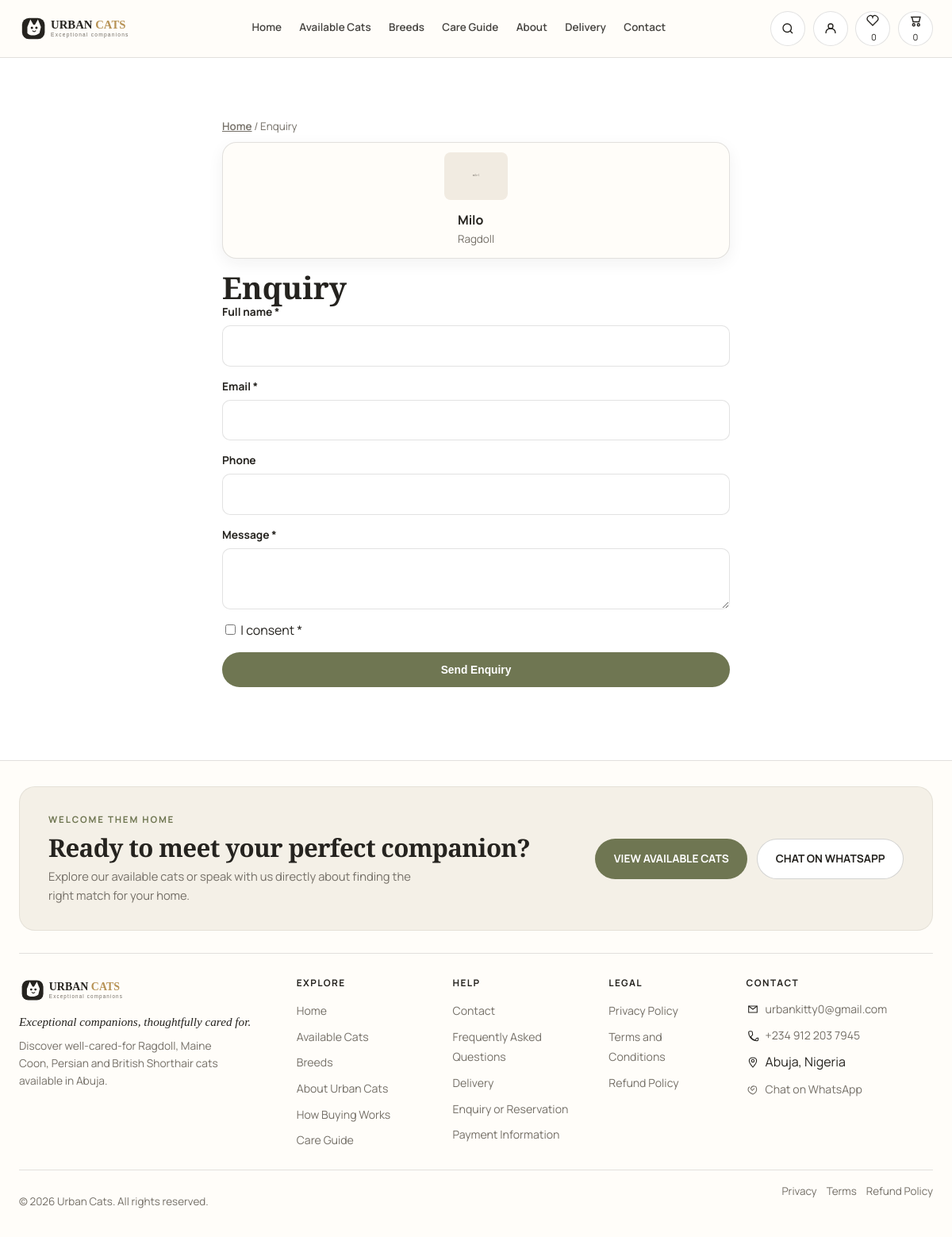
Screenshot of /enquiry.php?cat=milo-ragdoll-male with the database file from the repository.
### tables this page shows
CREATE TABLE `cats` (
  `id` INT UNSIGNED AUTO_INCREMENT PRIMARY KEY,
  `breed_id` INT UNSIGNED NOT NULL,
  `name` VARCHAR(80) NOT NULL,
  `slug` VARCHAR(100) NOT NULL UNIQUE,
  `sex` ENUM('male','female') NOT NULL,
  `date_of_birth` DATE NOT NULL,
  `colour` VARCHAR(80) NOT NULL,
  `location` VARCHAR(120) NOT NULL,
  `price` DECIMAL(10,2) NOT NULL COMMENT 'Price in NGN',
  `deposit_amount` DECIMAL(10,2) DEFAULT NULL,
  `purchase_mode` ENUM('full','deposit','enquiry') NOT NULL DEFAULT 'full',
  `availability` ENUM('available','reserved','sold','coming_soon') NOT NULL DEFAULT 'available',
  `is_featured` TINYINT(1) NOT NULL DEFAULT 0,
  `is_active` TINYINT(1) NOT NULL DEFAULT 1,
  `personality` VARCHAR(255) NOT NULL,
  `vaccination_status` VARCHAR(255) NOT NULL,
  `health_notes` VARCHAR(255) NOT NULL,
  `litter_trained` TINYINT(1) NOT NULL DEFAULT 1,
  `feeding_info` VARCHAR(255) DEFAULT NULL,
  `parent_info` VARCHAR(255) DEFAULT NULL,
  `description` TEXT NOT NULL,
  `care_notes` TEXT NOT NULL,
  `created_at` TIMESTAMP DEFAULT CURRENT_TIMESTAMP,
  `updated_at` TIMESTAMP DEFAULT CURRENT_TIMESTAMP ON UPDATE CURRENT_TIMESTAMP,
  FOREIGN KEY (`breed_id`) REFERENCES `breeds`(`id`) ON DELETE CASCADE,
  INDEX (`availability`), INDEX (`breed_id`), INDEX (`price`)
);

CREATE TABLE `cat_images` (
  `id` INT UNSIGNED AUTO_INCREMENT PRIMARY KEY,
  `cat_id` INT UNSIGNED NOT NULL,
  `image_path` VARCHAR(255) NOT NULL,
  `is_primary` TINYINT(1) NOT NULL DEFAULT 0,
  `sort_order` INT NOT NULL DEFAULT 0,
  `created_at` TIMESTAMP DEFAULT CURRENT_TIMESTAMP,
  FOREIGN KEY (`cat_id`) REFERENCES `cats`(`id`) ON DELETE CASCADE
);

CREATE TABLE `breeds` (
  `id` INT UNSIGNED AUTO_INCREMENT PRIMARY KEY,
  `slug` VARCHAR(80) NOT NULL UNIQUE,
  `name` VARCHAR(80) NOT NULL,
  `short_description` VARCHAR(255) NOT NULL,
  `description` TEXT NOT NULL,
  `temperament` VARCHAR(255) NOT NULL,
  `grooming` VARCHAR(255) NOT NULL,
  `activity_level` VARCHAR(100) NOT NULL,
  `size_info` VARCHAR(150) NOT NULL,
  `family_compatibility` VARCHAR(255) NOT NULL,
  `care_notes` TEXT NOT NULL,
  `image` VARCHAR(255) DEFAULT NULL,
  `created_at` TIMESTAMP DEFAULT CURRENT_TIMESTAMP,
  `updated_at` TIMESTAMP DEFAULT CURRENT_TIMESTAMP ON UPDATE CURRENT_TIMESTAMP
);

### includes/helpers.php (called while the page is built, shortened)
<?php
function e(string $s): string {return htmlspecialchars($s, ENT_QUOTES|ENT_SUBSTITUTE,'UTF-8');}
function base_url(string $p=''):string{static $b=null;if($b===null){$cfg=require __DIR__.'/../config/config.php';$b=rtrim($cfg['site']['base_url'],'/'); }return $b.($p?'/'.ltrim($p,'/'):'');}
function asset(string $p):string{return base_url($p);}

### config/config.php (called while the page is built)
<?php
return [
    'db' => ['host'=>'127.0.0.1','name'=>'urban_cats','user'=>'root','pass'=>'','charset'=>'utf8mb4'],
    'site' => ['name'=>'Urban Cats','base_url'=>'http://localhost/urbancat'],
    'security' => ['session_name'=>'urbancats_sess','csrf_token_name'=>'csrf_token'],
    'upload' => [
        'max_bytes'=>4*1024*1024,
        'allowed_mimes'=>['image/jpeg','image/png','image/webp'],
        'allowed_ext'=>['jpg','jpeg','png','webp'],
        'dir'=>__DIR__.'/../uploads/cats',
        'url_prefix'=>'uploads/cats',
        'thumb_w'=>600,
    ],
    'contact' => ['to_email'=>'urbankitty0@gmail.com','whatsapp_number'=>'2349122037945'],
    'paystack' => ['public_key'=>'pk_test_placeholder','secret_key'=>'sk_test_placeholder','webhook_secret'=>'whsec_placeholder','currency'=>'NGN'],
    'app' => ['env'=>'development'],
];

### includes/functions_catalog.php (called while the page is built, shortened)
<?php
function get_cat_by_slug(PDO $pdo,string $slug):?array{$s=$pdo->prepare("SELECT c.*, b.name as breed_name, b.slug as breed_slug FROM cats c JOIN breeds b ON b.id=c.breed_id WHERE c.slug=?");$s->execute([$slug]);$r=$s->fetch();return $r?:null;}
function cat_images(PDO $pdo,int $id):array{$s=$pdo->prepare("SELECT * FROM cat_images WHERE cat_id=? ORDER BY is_primary DESC, sort_order ASC, id ASC");$s->execute([$id]);return $s->fetchAll();}
function primary_image(PDO $pdo,int $id):string{$imgs=cat_images($pdo,$id);if($imgs)return $imgs[0]['image_path'];return 'assets/images/cats/placeholder.svg';}

### enquiry.php (the view, shortened to what this page needs)
<?php require __DIR__.'/includes/bootstrap.php'; require __DIR__.'/includes/functions_catalog.php'; $slug=trim($_GET['cat']?? $_POST['cat_slug']??''); $cat=$slug? get_cat_by_slug($pdo,$slug):null; $err=[]; if($_SERVER['REQUEST_METHOD']==='POST'){ if(is_honeypot_filled()) $err[]='Spam'; if(!verify_csrf($_POST['csrf_token']??'')) $err[]='Invalid session'; $d=['full_name'=>sanitize_text($_POST['full_name']??'',120),'email'=>trim($_POST['email']??''),'phone'=>sanitize_text($_POST['phone']??'',40),'message'=>sanitize_text($_POST['message']??'',2000),'consent'=>isset($_POST['consent'])?1:0]; if($d['full_name']==='') $err[]='Name required'; if(!is_valid_email($d['email'])) $err[]='Valid email'; if(mb_strlen($d['message'])<10) $err[]='Message 10+'; if(!$d['consent']) $err[]='Consent required'; if(!$err){$pdo->prepare("INSERT INTO enquiries (type,cat_id,full_name,email,phone,message,consent) VALUES (?,?,?,?,?,?,?)")->execute([$cat?'cat_enquiry':'general',$cat['id']??null,$d['full_name'],$d['email'],$d['phone'],$d['message'],$d['consent']]); flash('success','Enquiry sent'); header('Location: '.base_url('enquiry.php'.($slug?'?cat='.urlencode($slug):''))); exit;}}
?>
<!doctype html><html lang="en"><head><?php include __DIR__.'/includes/partials/head.php'; ?></head><body>
<?php include __DIR__.'/includes/partials/header.php'; ?>
<main id="main"><div class="container section" style="max-width:640px"><div class="breadcrumbs"><a href="<?= asset('index.php') ?>">Home</a> / Enquiry</div><?php if($cat): ?><div class="card" style="padding:.8rem; display:flex; gap:.8rem; align-items:center; margin-bottom:1rem"><img src="<?= e(primary_image($pdo,(int)$cat['id'])) ?>" width="80" height="60" style="border-radius:8px; object-fit:cover"><div><strong><?= e($cat['name']) ?></strong><div class="muted" style="font-size:.84rem"><?= e($cat['breed_name']) ?></div></div></div><?php endif; ?><h1 class="h2" style="font-family:var(--font-display)">Enquiry</h1><?php include __DIR__.'/includes/partials/alerts.php'; if($err): ?><div class="alert alert--error"><ul><?php foreach($err as $e): ?><li><?= e($e) ?></li><?php endforeach;?></ul></div><?php endif; ?><form method="post" class="form" novalidate><?= csrf_field().honeypot_field() ?><input type="hidden" name="cat_slug" value="<?= e($slug) ?>"><div class="field"><label>Full name *</label><input name="full_name" value="<?= e($_POST['full_name']??'') ?>" required></div><div class="field"><label>Email *</label><input type="email" name="email" value="<?= e($_POST['email']??'') ?>" required></div><div class="field"><label>Phone</label><input name="phone" value="<?= e($_POST['phone']??'') ?>"></div><div class="field"><label>Message *</label><textarea name="message" required><?= e($_POST['message']??'') ?></textarea></div><label><input type="checkbox" name="consent" value="1" required> I consent *</label><button class="btn btn--primary btn--block">Send Enquiry</button></form></div></main>
<?php include __DIR__.'/includes/partials/footer.php'; ?><script type="module" src="<?= asset('assets/js/app.js') ?>"></script></body></html>

### assets/css/style.css (style rules this page uses)
:root { --color-background:#f8f5ef; --color-surface:#fffdf9; --color-cream:#f1ebe1; --color-beige:#dfd2c0; --color-sage:#6f7652; --color-sage-light:#dfe2d1; --color-gold:#b79255; --color-brown:#56483d; --color-charcoal:#25231f; --color-muted:#746f67; --color-border:rgba(37,35,31,.13); --color-border-strong:rgba(37,35,31,.2); --max:1320px; --pad:24px; --header-h:72px; --radius-lg:18px; --radius-md:14px; --radius-sm:10px; --shadow-soft:0 8px 32px rgba(37,35,31,.08); --shadow-card:0 6px 20px rgba(37,35,31,.06); --font-display:"Cormorant Garamond", Georgia, serif; --font-body:"Manrope", Inter, system-ui, sans-serif; }
* { box-sizing:border-box }
html { scroll-behavior:smooth; overflow-x:clip }
body { margin:0; font-family:var(--font-body); color:var(--color-charcoal); background:#FFFFFF; line-height:1.6; -webkit-font-smoothing:antialiased; overflow-x:clip }
img { max-width:100%; display:block }
a { color:inherit; text-decoration:none }
.container { max-width:var(--max); margin-inline:auto; padding-inline:var(--pad) }
.btn { display:inline-flex; align-items:center; justify-content:center; gap:.4rem; padding:.85rem 1.4rem; border-radius:999px; font-weight:700; font-size:.86rem; border:1px solid transparent; cursor:pointer; min-height:44px; transition:.18s }
.btn--primary { background:var(--color-sage); color:#fff }
.section { padding:clamp(36px,5vw,72px) 0 }
.h2 { font-family:var(--font-display); font-size:clamp(1.7rem,3.2vw,2.5rem); line-height:1.05; margin:0; font-weight:600 }
.card { background:var(--color-surface); border:1px solid var(--color-border); border-radius:18px; overflow:hidden; display:flex; flex-direction:column; box-shadow:var(--shadow-card) }
.form { display:grid; gap:.9rem }
.field { display:grid; gap:.35rem }
.field label { font-weight:700; font-size:.86rem }
.field input,.field select,.field textarea { border:1px solid var(--color-border); border-radius:10px; padding:.75rem .9rem; font:inherit; background:#fff; min-height:44px }
.muted { color:var(--color-muted) }
.breadcrumbs { font-size:.84rem; color:var(--color-muted); margin:1rem 0 .5rem }
.breadcrumbs a { text-decoration:underline; font-weight:600 }

### rows the page displays
cats: id.image_path (picture), name "Milo", breed.name "Ragdoll"

### other values shown
$favCnt "0"
$cartCnt "0"
$contactEmail "urbankitty0@gmail.com"
$contactPhoneIntl "+234 912 203 7945"
$addr "Abuja, Nigeria"
